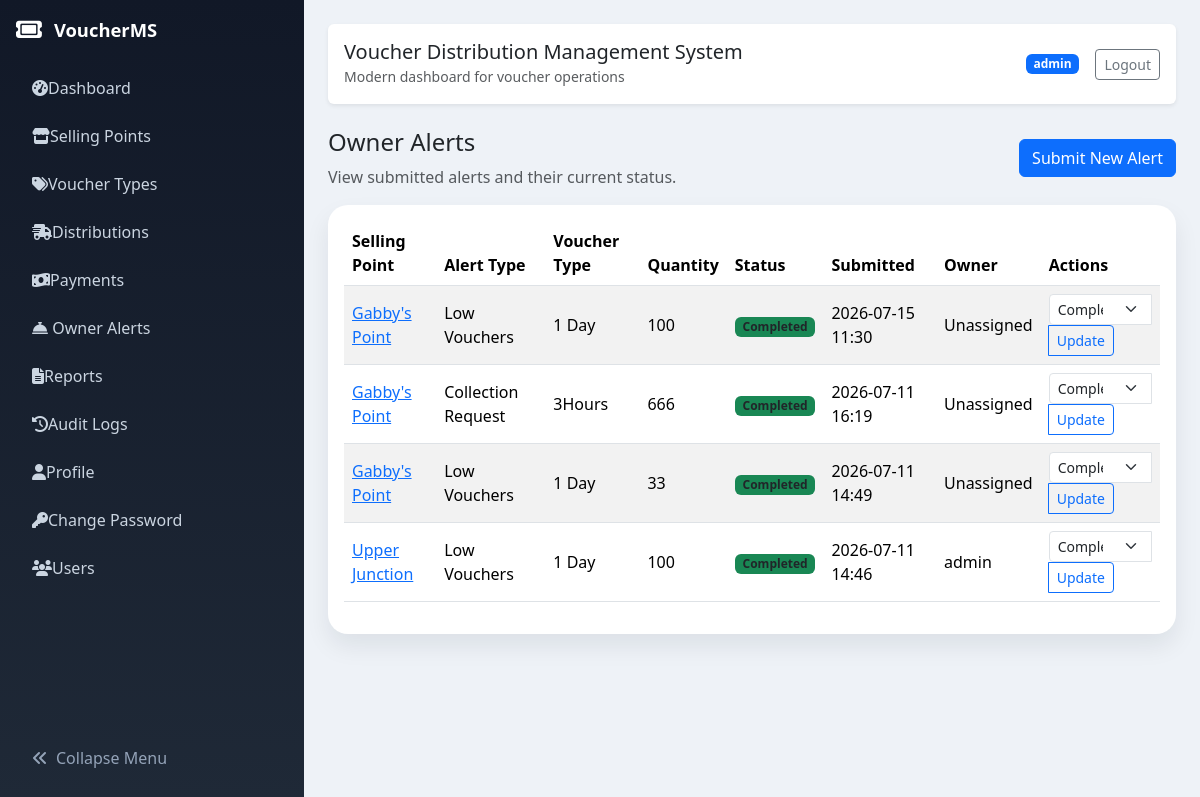
Screenshot of /owner-alerts/ (signed in) with the database file from the repository.
### voucher_app/models.py (models this page shows, shortened)
class OwnerAlert(models.Model):
    ALERT_TYPE_CHOICES = [
        ('low_vouchers', 'Low Vouchers'),
        ('collection_request', 'Collection Request'),
        ('other', 'Other'),
    ]
    STATUS_CHOICES = OWNER_ALERT_STATUS_CHOICES
    selling_point = models.ForeignKey(SellingPoint, on_delete=models.CASCADE, related_name='alerts')
    owner = models.ForeignKey(User, on_delete=models.SET_NULL, null=True, blank=True, related_name='alerts')
    alert_type = models.CharField(max_length=30, choices=ALERT_TYPE_CHOICES)
    voucher_type = models.ForeignKey(VoucherType, on_delete=models.SET_NULL, null=True, blank=True)
    quantity = models.PositiveIntegerField(null=True, blank=True)
    message = models.TextField(blank=True)
    status = models.CharField(max_length=20, choices=STATUS_CHOICES, default='pending')
    created_at = models.DateTimeField(auto_now_add=True)
    updated_at = models.DateTimeField(auto_now=True)
    owner_viewed_at = models.DateTimeField(null=True, blank=True)
    class Meta:
        ordering = ['-created_at']
    @property
    def has_new_update(self):
        if not self.owner:
            return False
        if self.owner_viewed_at is None:
            return True
        return self.updated_at > self.owner_viewed_at

class SellingPoint(models.Model):
    STATUS_CHOICES = [
        ('active', 'Active'),
        ('inactive', 'Inactive'),
    ]
    name = models.CharField(max_length=200)
    phone_number = models.CharField(max_length=30, blank=True)
    location = models.CharField(max_length=255, blank=True)
    contact_person = models.CharField(max_length=200, blank=True)
    owner = models.ForeignKey(User, on_delete=models.SET_NULL, null=True, blank=True, related_name='owned_selling_points')
    status = models.CharField(max_length=20, choices=STATUS_CHOICES, default='active')
    date_created = models.DateTimeField(default=timezone.now)
    created_by = models.ForeignKey(User, on_delete=models.SET_NULL, null=True, blank=True, related_name='created_selling_points')
    updated_by = models.ForeignKey(User, on_delete=models.SET_NULL, null=True, blank=True, related_name='updated_selling_points')
    created_at = models.DateTimeField(auto_now_add=True)
    updated_at = models.DateTimeField(auto_now=True)
    class Meta:
        ordering = ['-created_at']

class VoucherType(models.Model):
    name = models.CharField(max_length=100, unique=True)
    price = models.DecimalField(max_digits=10, decimal_places=2)
    created_by = models.ForeignKey(User, on_delete=models.SET_NULL, null=True, blank=True, related_name='created_voucher_types')
    updated_by = models.ForeignKey(User, on_delete=models.SET_NULL, null=True, blank=True, related_name='updated_voucher_types')
    created_at = models.DateTimeField(auto_now_add=True)
    updated_at = models.DateTimeField(auto_now=True)
    class Meta:
        ordering = ['name']

### voucher_app/views.py (the view)
# urls.py: path('owner-alerts/', views.owner_alert_list, name='owner-alerts'),
@login_required
def owner_alert_list(request):
    if request.user.is_staff or request.user.is_superuser:
        alerts = OwnerAlert.objects.select_related('selling_point', 'voucher_type', 'owner').all()
    else:
        alerts = OwnerAlert.objects.select_related('selling_point', 'voucher_type', 'owner').filter(owner=request.user)
    return render(request, 'voucher_app/owner_alerts.html', {'alerts': alerts})

### templates/voucher_app/owner_alerts.html (shortened to what this page needs)
{% extends 'voucher_app/base.html' %}
{% block content %}
<div class="d-flex flex-column flex-md-row justify-content-between align-items-start align-items-md-center mb-3 gap-2">
    <div>
        <h4>Owner Alerts</h4>
        <p class="text-muted mb-0">View submitted alerts and their current status.</p>
    </div>
    <div class="d-flex gap-2 flex-wrap">
        <a href="{% url 'owner-alert-add' %}" class="btn btn-primary">Submit New Alert</a>
    </div>
</div>
<div class="card p-3">
    <div class="table-responsive">
        <table class="table table-striped align-middle">
            <thead>
                <tr>
                    <th>Selling Point</th>
                    <th>Alert Type</th>
                    <th>Voucher Type</th>
                    <th>Quantity</th>
                    <th>Status</th>
                    <th>Submitted</th>
                    {% if user.is_staff or user.is_superuser %}
                        <th>Owner</th>
                        <th>Actions</th>
                    {% endif %}
                </tr>
            </thead>
            <tbody>
                {% for alert in alerts %}
                    <tr>
                        <td><a href="{% url 'owner-alert-detail' alert.id %}">{{ alert.selling_point.name }}</a></td>
                        <td>{{ alert.get_alert_type_display }}</td>
                        <td>{% if alert.voucher_type %}{{ alert.voucher_type.name }}{% else %}N/A{% endif %}</td>
                        <td>{{ alert.quantity|default:'-' }}</td>
                        <td>
                            <span class="badge bg-{% if alert.status == 'pending' %}warning{% elif alert.status == 'reviewed' %}info{% else %}success{% endif %} text-dark">
                                {{ alert.get_status_display }}
                            </span>
                        </td>
                        <td>{{ alert.created_at|date:'Y-m-d H:i' }}</td>
                        {% if user.is_staff or user.is_superuser %}
                        <td>{% if alert.owner %}{{ alert.owner.username }}{% else %}Unassigned{% endif %}</td>
                        <td>
                            <form method="post" action="{% url 'owner-alert-status-change' alert.id %}">
                                <div class="input-group input-group-sm">
                                    <select name="status" class="form-select form-select-sm">
                                        {% for value, label in alert.STATUS_CHOICES %}
                                            <option value="{{ value }}" {% if alert.status == value %}selected{% endif %}>{{ label }}</option>
                                        {% endfor %}
                                    </select>
                                    <button type="submit" class="btn btn-outline-primary btn-sm">Update</button>
                                </div>
                            </form>
                        </td>
                        {% endif %}
                    </tr>
                {% empty %}
                    <tr><td colspan="{% if user.is_staff or user.is_superuser %}8{% else %}6{% endif %}">No alerts have been submitted.</td></tr>
                {% endfor %}
            </tbody>
        </table>
    </div>
</div>
{% endblock %}

### templates/voucher_app/base.html (shortened to what this page needs)
<!DOCTYPE html>
<html lang="en" class="h-100">
<head>
    <link href="https://cdn.jsdelivr.net/npm/bootstrap@5.3.3/dist/css/bootstrap.min.css" rel="stylesheet">
    <link href="https://cdnjs.cloudflare.com/ajax/libs/font-awesome/6.5.2/css/all.min.css" rel="stylesheet">
</head>
<body class="h-100">
    <div class="container-fluid h-100">
        <div class="row h-100">
            {% if user.is_authenticated %}
            <aside class="sidebar p-3" id="sidebar">
                <div class="brand">
                    <i class="fa-solid fa-ticket fa-lg"></i>
                    <span>VoucherMS</span>
                </div>
                <ul class="nav flex-column gap-2">
                    {% if user.is_staff or user.is_superuser %}
                        <li class="nav-item"><a href="{% url 'dashboard' %}" class="nav-link"><span class="nav-icon"><i class="fa-solid fa-gauge-high"></i></span><span class="nav-text">Dashboard</span></a></li>
                        <li class="nav-item"><a href="{% url 'selling-points' %}" class="nav-link"><span class="nav-icon"><i class="fa-solid fa-store"></i></span><span class="nav-text">Selling Points</span></a></li>
                        <li class="nav-item"><a href="{% url 'voucher-types' %}" class="nav-link"><span class="nav-icon"><i class="fa-solid fa-tags"></i></span><span class="nav-text">Voucher Types</span></a></li>
                        <li class="nav-item"><a href="{% url 'distributions' %}" class="nav-link"><span class="nav-icon"><i class="fa-solid fa-truck-fast"></i></span><span class="nav-text">Distributions</span></a></li>
                        <li class="nav-item"><a href="{% url 'payments' %}" class="nav-link"><span class="nav-icon"><i class="fa-solid fa-money-bill-wave"></i></span><span class="nav-text">Payments</span></a></li>
                    {% endif %}
                    <li class="nav-item">
                        <a href="{% url 'owner-alerts' %}" class="nav-link">
                            <span class="nav-icon"><i class="fa-solid fa-bell-concierge"></i></span>
                            <span class="nav-text">Owner Alerts</span>
                        </a>
                    </li>
                    <li class="nav-item"><a href="{% url 'reports' %}" class="nav-link"><span class="nav-icon"><i class="fa-solid fa-file-lines"></i></span><span class="nav-text">Reports</span></a></li>
                    <li class="nav-item"><a href="{% url 'audit-logs' %}" class="nav-link"><span class="nav-icon"><i class="fa-solid fa-history"></i></span><span class="nav-text">Audit Logs</span></a></li>
                    <li class="nav-item"><a href="{% url 'profile' %}" class="nav-link"><span class="nav-icon"><i class="fa-solid fa-user"></i></span><span class="nav-text">Profile</span></a></li>
                    <li class="nav-item"><a href="{% url 'change-password' %}" class="nav-link"><span class="nav-icon"><i class="fa-solid fa-key"></i></span><span class="nav-text">Change Password</span></a></li>
                    {% if user.is_staff or user.is_superuser %}
                        <li class="nav-item"><a href="{% url 'user-list' %}" class="nav-link"><span class="nav-icon"><i class="fa-solid fa-users"></i></span><span class="nav-text">Users</span></a></li>
                    {% endif %}
                </ul>
                <button class="collapse-toggle" id="sidebarToggle"><i class="fa-solid fa-angle-double-left me-2"></i><span>Collapse Menu</span></button>
            </aside>
            {% endif %}
            <main class="main-content p-4{% if not user.is_authenticated %} full-width{% endif %}">
                <nav class="navbar rounded shadow-sm mb-4 px-3">
                    <div class="navbar-title">
                    <h5 class="mb-0">Voucher Distribution Management System</h5>
                    <small class="text-muted">Modern dashboard for voucher operations</small>
                </div>
                <div class="d-flex align-items-center gap-3">
                        {% if user.is_authenticated %}
                            <span class="badge bg-primary">{{ user.username }}</span>
                            <a href="{% url 'logout' %}" class="btn btn-outline-secondary btn-sm">Logout</a>
                        {% else %}
                            <a href="{% url 'login' %}" class="btn btn-primary btn-sm">Login</a>
                        {% endif %}
                    </div>
                </nav>
                {% block content %}{% endblock %}
            </main>
        </div>
    </div>
</body>
</html>

### templates/voucher_app/base.html (style rules this page uses)
body { background: #eef2f7; min-height: 100vh; }
.sidebar { display: flex; flex-direction: column; min-height: 100vh; width: 19rem; position: fixed; top: 0; left: 0; background: linear-gradient(180deg, #111827 0%, #1f2937 100%); color: #e5e7eb; transition: width 0.25s ease, transform 0.25s ease; z-index: 1030; }
.sidebar .nav { flex: 1 1 auto; min-height: 0; max-height: calc(100vh - 8rem); overflow-y: auto; padding-right: 0.25rem; }
.main-content { margin-left: 19rem; transition: margin-left 0.25s ease, width 0.25s ease; width: calc(100% - 19rem); padding-top: 1rem; overflow-x: hidden; }
.table-responsive { overflow-x: auto; -webkit-overflow-scrolling: touch; }
.sidebar .brand { color: #fff; display: flex; align-items: center; gap: 0.75rem; margin-bottom: 1.5rem; font-size: 1.15rem; font-weight: 700; }
.sidebar .nav-link { color: #cbd5e1; border-radius: 0.85rem; transition: background-color 0.2s ease, color 0.2s ease; }
.sidebar .nav-link .nav-icon { width: 2rem; text-align: center; }
.sidebar .nav-item { width: 100%; }
.sidebar .collapse-toggle { margin-top: auto; background: transparent; border: none; color: #94a3b8; width: 100%; text-align: left; padding: 0.85rem 1rem; transition: background-color 0.2s ease, color 0.2s ease; }
.sidebar .nav-link span { white-space: nowrap; }
.navbar { background: #fff; border-radius: 1rem; box-shadow: 0 0.75rem 1.5rem rgba(15, 23, 42, 0.08); padding: 1rem 1.25rem; }
.navbar .badge { background: #0284c7; }
.card { border: none; box-shadow: 0 0.75rem 1.5rem rgba(15, 23, 42, 0.08); border-radius: 1.25rem; }

### rows the page displays
OwnerAlert: selling_point.name "Gabby's Point", alert_type "Low Vouchers", voucher_type.name "1 Day", quantity "100", status "Completed", created_at "2026-07-15 11:30", shows "Unassigned"
OwnerAlert: selling_point.name "Gabby's Point", alert_type "Collection Request", voucher_type.name "3Hours", quantity "666", status "Completed", created_at "2026-07-11 16:19", shows "Unassigned"
OwnerAlert: selling_point.name "Gabby's Point", alert_type "Low Vouchers", voucher_type.name "1 Day", quantity "33", status "Completed", created_at "2026-07-11 14:49", shows "Unassigned"
OwnerAlert: selling_point.name "Upper Junction", alert_type "Low Vouchers", voucher_type.name "1 Day", quantity "100", status "Completed", created_at "2026-07-11 14:46", owner.username "admin"

### other values shown
{{ user.username }} "admin"
